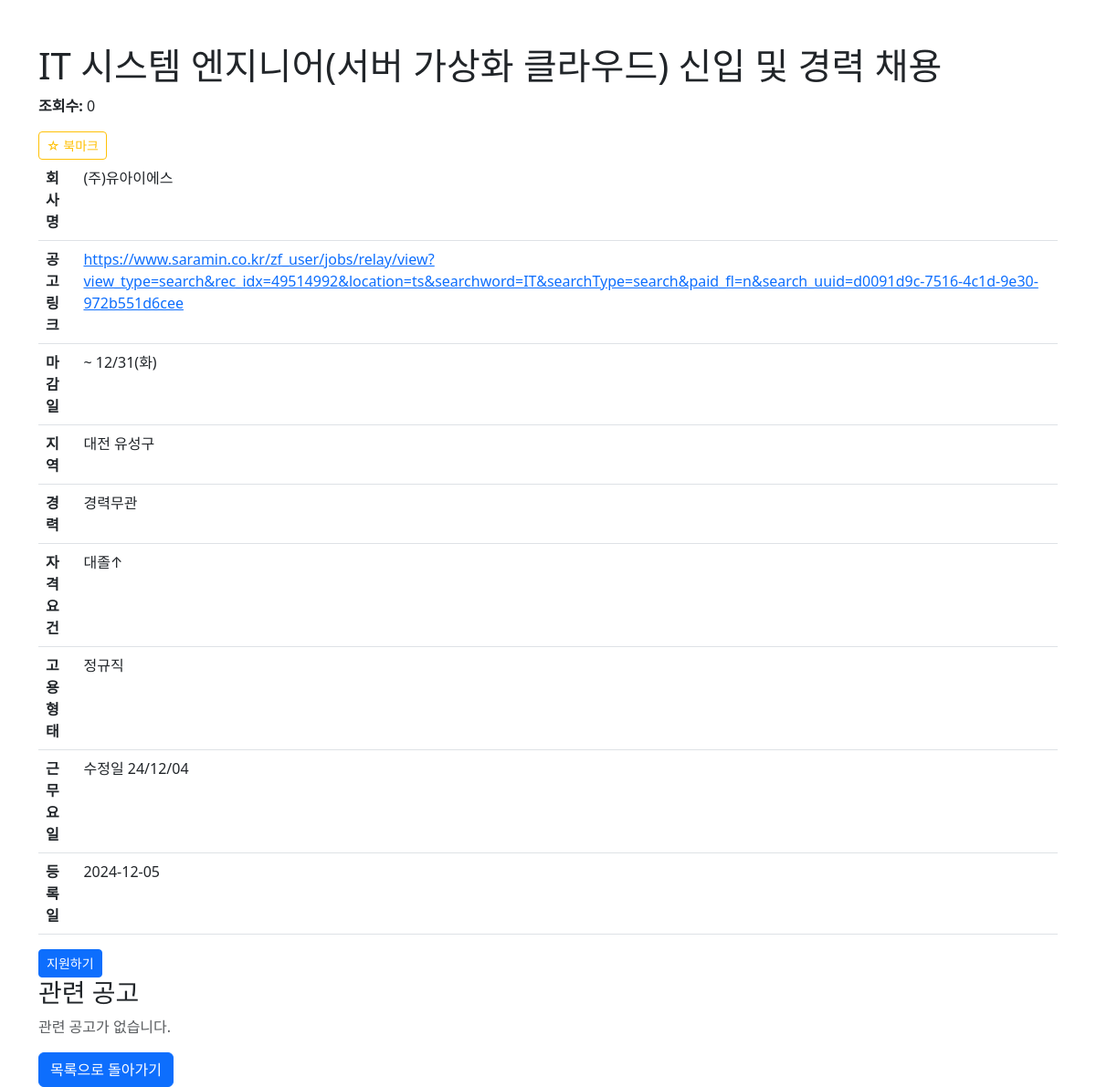
The page /jobs/208 on the database as committed earlier.
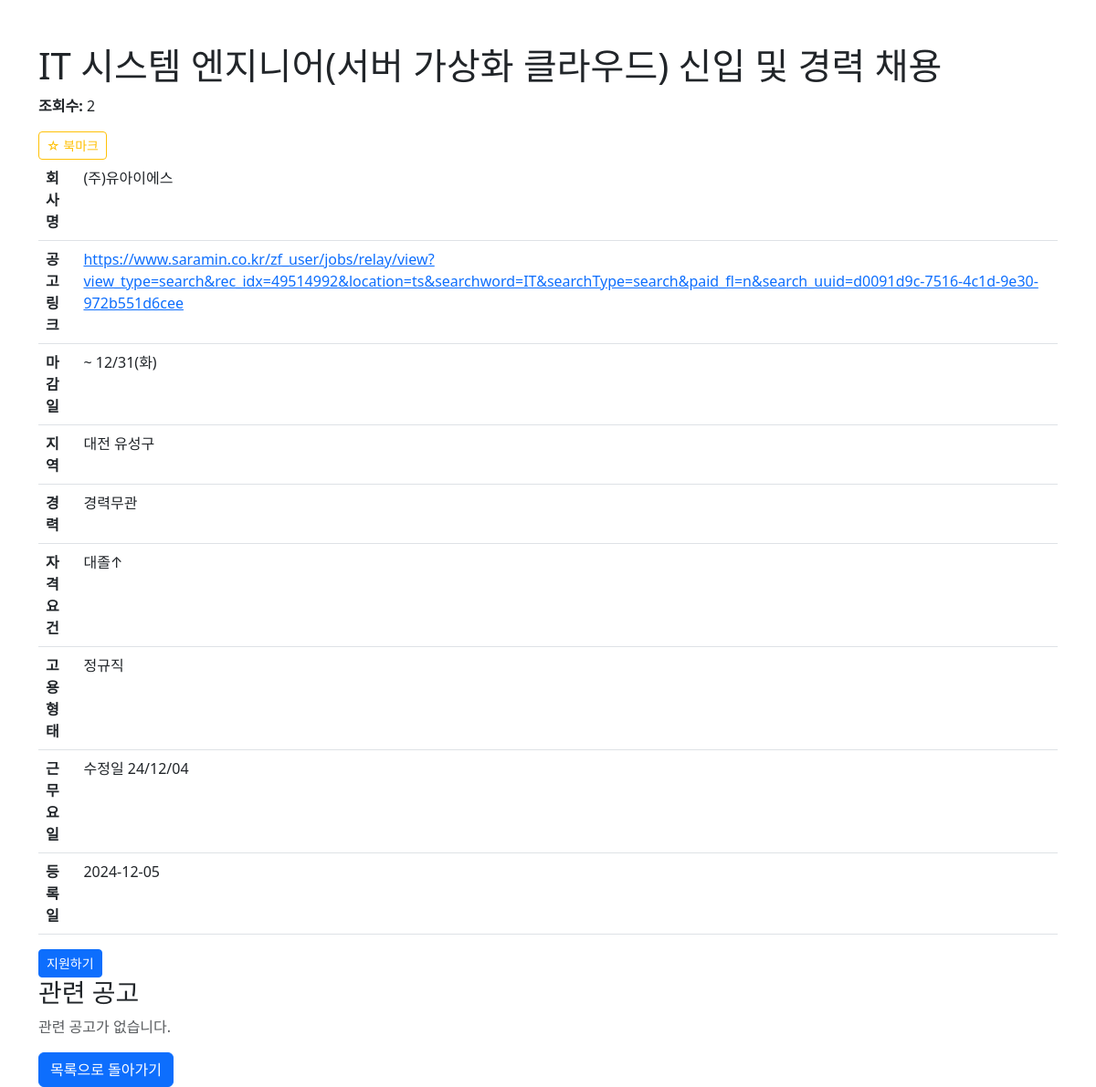
The same page on the database as committed later.
### model.py (models this page shows)
class Job(db.Model):
    id = db.Column(db.Integer, primary_key=True)
    today = db.Column(db.String(100))
    title = db.Column(db.String(100), unique=True, nullable=False)
    company = db.Column(db.String(100))
    url = db.Column(db.String(200))
    deadline = db.Column(db.String(100))
    location = db.Column(db.String(100))
    experience = db.Column(db.String(100))
    requirement = db.Column(db.String(500))
    jobtype = db.Column(db.String(100))
    jobday = db.Column(db.String(100))
    views = db.Column(db.Integer, default=0)

### server.py (the view)
@app.route('/jobs/<int:job_id>', methods=['GET'])
def get_job_detail(job_id):
    job = Job.query.get(job_id)  # job_id에 해당하는 Job 객체를 조회
    if not job:
        return render_template('error.html', message="해당 공고를 찾을 수 없습니다."), 404
    job.views += 1
    db.session.commit()  # 변경 사항을 커밋
    related_jobs = Job.query.filter(
        Job.location == job.location,
        Job.experience == job.experience,
        Job.id != job_id
    ).limit(5).all()  # 최대 5개의 관련 공고만 조회
    return render_template('job_detail.html', job=job, related_jobs=[])

### templates/job_detail.html (shortened to what this page needs)
<!DOCTYPE html>
<html lang="en">
<head>
    <link rel="stylesheet" href="https://cdn.jsdelivr.net/npm/bootstrap@5.3.0/dist/css/bootstrap.min.css">
</head>
<body>
    <div class="container mt-5">
        <h1>{{ job['title'] }}</h1>
        <p><strong>조회수:</strong> {{ job['views'] }}</p><button
        class="btn btn-sm btn-outline-warning bookmark-button"
        data-job-id="{{ job.id }}"
        data-bookmarked="{{ job.is_bookmarked }}">
        {% if job.is_bookmarked %}
            ★ 북마크됨
        {% else %}
            ☆ 북마크
        {% endif %}
    </button>
        <table class="table">
            <tr>
                <th>회사명</th>
                <td>{{ job['company'] }}</td>
            </tr>
            <tr>
                <th>공고 링크</th>
                <td><a href="{{ job['url'] }}" target="_blank">{{ job['url'] }}</a></td>
            </tr>
            <tr>
                <th>마감일</th>
                <td>{{ job['deadline'] }}</td>
            </tr>
            <tr>
                <th>지역</th>
                <td>{{ job['location'] }}</td>
            </tr>
            <tr>
                <th>경력</th>
                <td>{{ job['experience'] }}</td>
            </tr>
            <tr>
                <th>자격 요건</th>
                <td>{{ job['requirement'] }}</td>
            </tr>
            <tr>
                <th>고용 형태</th>
                <td>{{ job['jobtype'] }}</td>
            </tr>
            <tr>
                <th>근무 요일</th>
                <td>{{ job['jobday'] }}</td>
            </tr>
            <tr>
                <th>등록일</th>
                <td>{{ job['today'] }}</td>
            </tr>
        </table>
        <button class="btn btn-sm btn-primary apply-button" data-job-id="{{ job.id }}">지원하기</button>
        <h3>관련 공고</h3>
        {% if related_jobs %}
            <ul class="list-group">
                {% for related_job in related_jobs %}
                <li class="list-group-item">
                    <a href="/jobs/{{ related_job['id'] }}" class="text-decoration-none">
                        <strong>{{ related_job['title'] }}</strong> - {{ related_job['company'] }}
                    </a>
                    <br>
                    <small>{{ related_job['location'] }} | {{ related_job['experience'] }}</small>
                </li>
                {% endfor %}
            </ul>
        {% else %}
            <p class="text-muted">관련 공고가 없습니다.</p>
        {% endif %}
        <a href="/jobs" class="btn btn-primary">목록으로 돌아가기</a>
    </div>
</body>
</html>

Rows that differ between the two databases and show on the page:
changed Job "IT 시스템 엔지니어(서버 가상화 클라우드) 신입 및 경력 채용": views "0" → "2"
